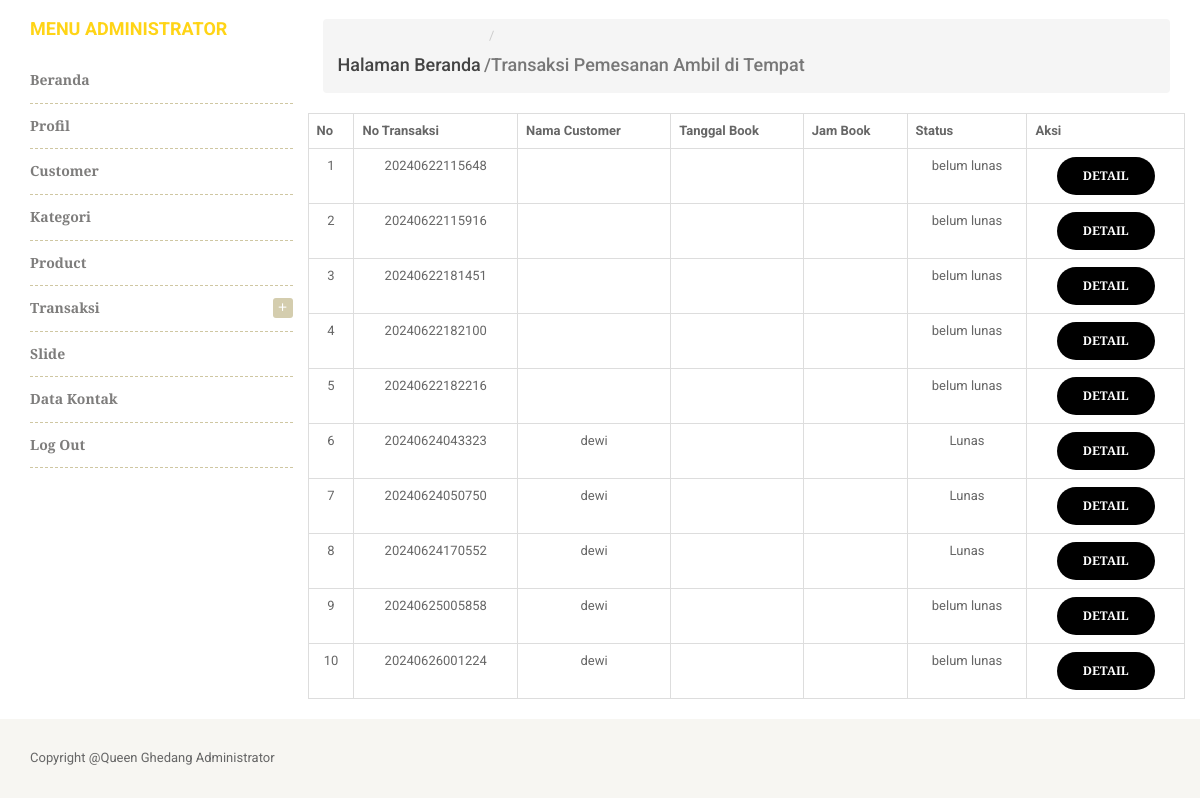
Screenshot of /administrator/pemesanan-ditempat/ (signed in) with the database file from the repository.
### cart/models.py (models this page shows, shortened)
class Transaksi(models.Model):
    Status=(
        ('Belum Lunas', 'Belum Lunas'),
        ('Lunas' , 'Lunas'),
        ('Pengiriman' , 'Pengiriman'),
        ('Selesai' , 'Selesai'),
        ('Gagal' , 'Gagal'),
        ('Kadaluarsa' , 'Kadaluarsa'),
        ('Pembayaran Ditolak' , 'Pembayaran Ditolak'),
    )
    KT=(
        ('ditempat', 'ditempat'),
        ('dilokasi' , 'dilokasi'),
    )
    custumer = models.ForeignKey(Custumer, null=True, blank=False, related_name="produks", on_delete=models.SET_NULL)
    no_transaksi = models.CharField(max_length=200, blank=False, null=True)
    wa_kirim = models.CharField(max_length=200, blank=True, null=True,verbose_name="No Whatsapp")
    alamat_kirim = models.CharField(max_length=300, blank=True, null=True)
    total_transaksi = models.BigIntegerField(blank=True, null=True)
    keterangan_pesanan = models.CharField(max_length=200, blank=True, null=True, choices=KT)
    status = models.CharField(max_length=200, default="belum lunas", blank=True, null=True, choices=Status)
    date_created= models.DateTimeField(auto_now_add=True, null=True,blank=True)
    token_payment = models.CharField(max_length=300, blank=True, null=True)
    class Meta:
        ordering = ('-no_transaksi', )
    class Meta:
        verbose_name_plural ="Transaksi"

### website/models.py (models this page shows, shortened)
class Custumer(models.Model):
    user = models.OneToOneField(User, null=True, on_delete=models.CASCADE)
    nama = models.CharField(max_length=200, blank=False, null=True)
    wa = models.CharField(max_length=200, blank=False, null=True,verbose_name="No Whatsapp")
    alamat = RichTextField(blank=True, null=True)
    email = models.EmailField(max_length=200, blank=False, null=True)
    date_created= models.DateTimeField(auto_now_add=True, null=True)
    class Meta:
        verbose_name_plural ="Custumer"

### website/decorators.py (the view)
        def perubahan_halaman(request, *args, **kwargs):
            group = None
            if request.user.groups.exists():
                group = request.user.groups.all()[0].name
            if group in yang_diizinkan :
                return fungsi_awal(request, *args, **kwargs)
            else:
                return HttpResponse('<h2><center>Anda Tidak Dijikankan Ke Tampilan ini</center></h2>')

### administrator/views.py (called while the page is built)
@login_required(login_url='loginpage')
@ijinkan_pengguna(yang_diizinkan=['administrator'])
def pemesananambildilokasi_admin(request):
    dilokasi = Transaksi.objects.filter(keterangan_pesanan="ditempat")
    context = {
        'data': dilokasi,
        'judul': 'Transaksi Pemesanan Ambil di Tempat',
    }
    return render(request, 'admin_pemesananambildilokasi.html', context)

### cart/context_processors.py (called while the page is built)
def keranjang(request):
    return {'keranjang': Cart(request)}

### website/views.py (called while the page is built)
def kategoriberanda(request):
    kategori = Kategori.objects.filter(aktif=True).order_by('-id')
    return {'kategori':kategori}

def modalberita(request):
    modalproduk = Product.objects.order_by('-id')
    return {'modalproduk':modalproduk}

def statisweb(request):
    statis = Statis.objects.get(id=1)
    return {'statis':statis}

### administrator/templates/admin_pemesananambildilokasi.html (shortened to what this page needs)
{% extends "admin.html" %}
{% load static %}
{% load humanize %}
{% load crispy_forms_tags %}
{% block content %}
						<div id="center-column" class="col-lg-9 col-md-9 col-sm-9 col-xs-12">
                        <nav aria-label="breadcrumb" class="text-left">
                            <ol class="breadcrumb">
                                <li class="breadcrumb-item active"><a href="{% url 'profil_admin' %}"><h4>Halaman Beranda</h4></a></li>
                  				<li class="breadcrumb-item active" aria-current="page"><h4>/{{judul}}</h4></li>
                        </nav>
							<div class="product-category-page">
								<div class="tab-content">
									<div class="tab-pane active" id="products-grid">
										<div class="products-block">
											<div class="row mb-4">
											<div class="card card-body">
											<table class="table table-bordered mt-3">
											<thead>
												<tr align="center">
													<th>No</th>
													<th>No Transaksi</th>
													<th>Nama Customer</th>
													<th>Tanggal Book</th>
													<th>Jam Book</th>
													<th>Status</th>
													<th>Aksi</th>
												</tr>
											</thead>
											<tbody>
											{% for row in data %}
											<tr align="center">
												<td>{{ forloop.counter }}</td>
												<td>{{row.no_transaksi}}</td>
												<td>
												{{row.custumer.nama}}
												</td>
												<td>
												</td>
												<td>
												</td>
												<td>
												{{row.status}}
												</td>
												<td>
												<a href="{% url 'detailpemesananambildilokasi_admin' row.no_transaksi  %}" class="btn btn-primary btn-sm">Detail</a>
												</td>
											</tr>
											{% empty %}
											<tr>
												<td colspan="6" align="center">Data Pemesanan di Lokasi Kosong</td>
											</tr>
											{% endfor %}
											</tbody>
											</table>
											</div>
											</div>
										</div>
									</div>
								</div>
							</div>
						</div>
					</div>
				</div>
			</div>
{% endblock content %}

### rows the page displays
Transaksi: no_transaksi "20240622115648", status "belum lunas"
Transaksi: no_transaksi "20240622115916", status "belum lunas"
Transaksi: no_transaksi "20240622181451", status "belum lunas"
Transaksi: no_transaksi "20240622182100", status "belum lunas"
Transaksi: no_transaksi "20240622182216", status "belum lunas"
Transaksi: no_transaksi "20240624043323", custumer.nama "dewi", status "Lunas"
Transaksi: no_transaksi "20240624050750", custumer.nama "dewi", status "Lunas"
Transaksi: no_transaksi "20240624170552", custumer.nama "dewi", status "Lunas"
Transaksi: no_transaksi "20240625005858", custumer.nama "dewi", status "belum lunas"
Transaksi: no_transaksi "20240626001224", custumer.nama "dewi", status "belum lunas"

### other values shown
{{ judul }} "Transaksi Pemesanan Ambil di Tempat"
